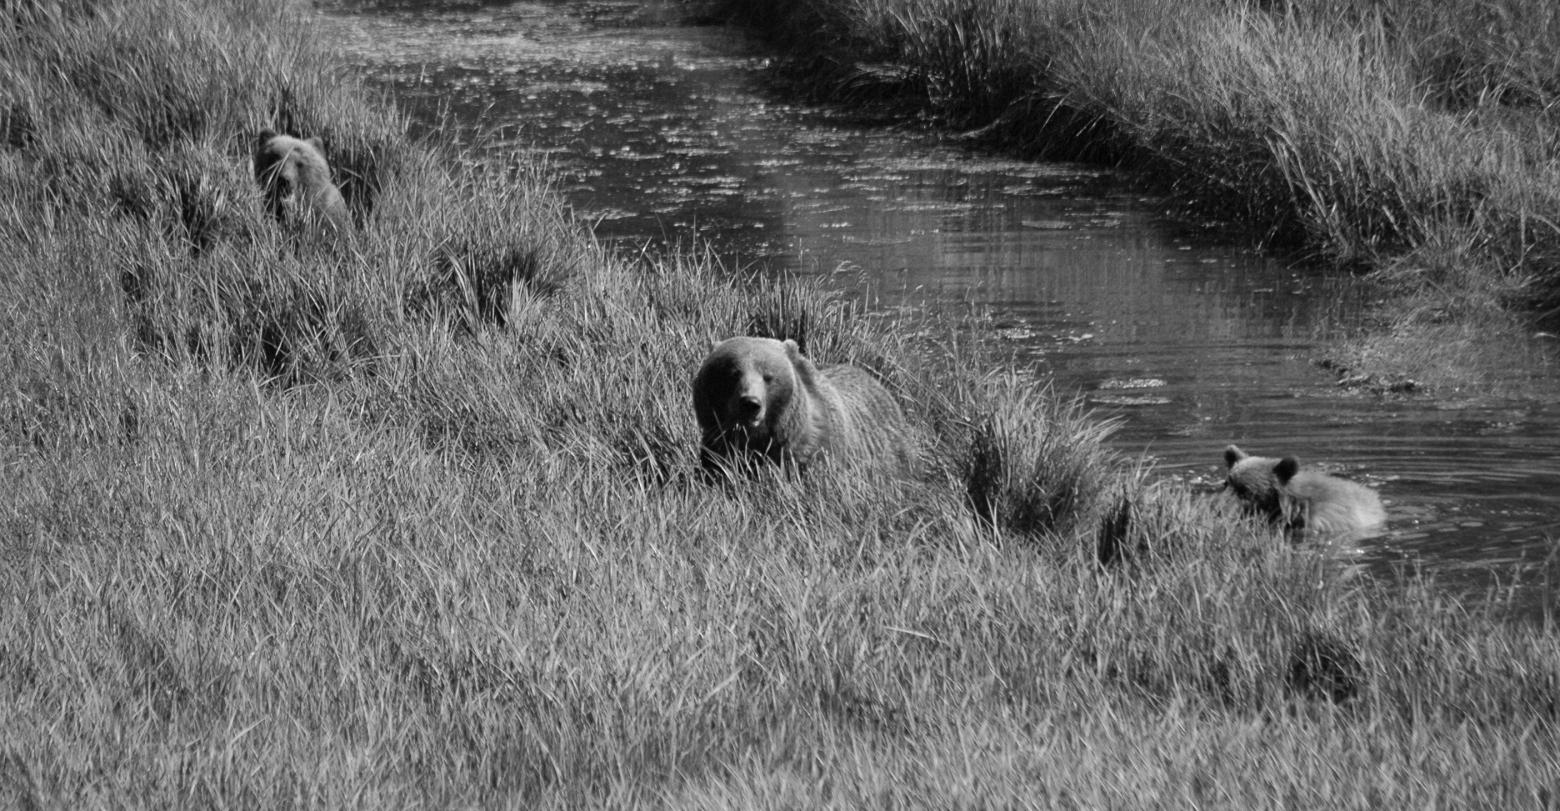

Write Python code to recreate this figure.
from PIL import Image

filename = 'starr_bears.jpg'
filepath = f"{filename}"

file_out = 'bears2.jpg'
file_out_path = f"{file_out}"

orig_image = Image.open(filepath)

width, height = orig_image.size

pixel_map = orig_image.load()

for x in range(width):
    for y in range(height):
        pixel_data = pixel_map[x, y]
        r, g, b = pixel_data[0], pixel_data[1], pixel_data[2]

        grayScale = int(0.299 * r + 0.587 * g + 0.114 * b)
        pixel_map[x, y] = (grayScale, grayScale, grayScale)

orig_image.save(file_out_path)
